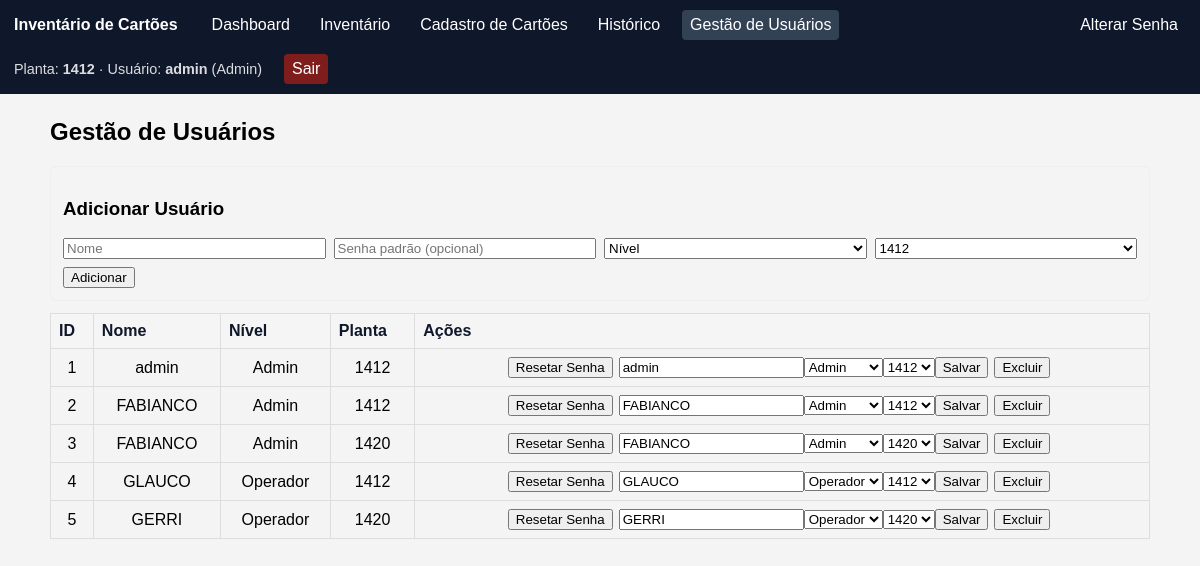
The app's page /gestao-usuarios (signed in) with its own data.
### tables this page shows
CREATE TABLE usuarios (
        id INTEGER PRIMARY KEY AUTOINCREMENT,
        nome TEXT,
        senha TEXT,
        nivel TEXT,
        planta TEXT
    , must_change INTEGER DEFAULT 0);

### Inventario.py (the view, shortened to what this page needs)
@app.route('/gestao-usuarios', methods=['GET', 'POST'])
@login_required
def gestao_usuarios():
    if current_user.nivel != 'Admin':
        flash('Acesso negado! Somente Admin pode gerenciar usuários.')
        return redirect(url_for('dashboard'))
    conn = get_db_connection()
    try:
        usuarios = conn.execute('SELECT * FROM usuarios').fetchall()
        return render_template('gestao_usuarios.html', usuarios=usuarios)
    finally:
        conn.close()

### Inventario.py (called while the page is built)
def get_db_connection():
    conn = sqlite3.connect(DB_NAME)
    conn.row_factory = sqlite3.Row
    return conn

@login_manager.user_loader
def load_user(user_id):
    conn = get_db_connection()
    row = conn.execute('SELECT id, nome, nivel, planta FROM usuarios WHERE id=?', (user_id,)).fetchone()
    conn.close()
    if row:
        return User(row['id'], row['nome'], row['nivel'], row['planta'])
    return None

### templates/gestao_usuarios.html (shortened to what this page needs)
<!DOCTYPE html><html lang='pt-BR'><head><link rel='stylesheet' href='/static/css/style.css'></head><body>{% include '_navbar.html' %}<div class='container'><h2>Gestão de Usuários</h2><div class='card'><h3>Adicionar Usuário</h3><form method='POST' class='grid'><input type='text' name='nome' placeholder='Nome' required><input type='text' name='senha' placeholder='Senha padrão (opcional)'><select name='nivel' required><option value=''>Nível</option></select><select name='planta' required><option value='1412' {% if session.get('planta')=='1412' %}selected{% endif %}>1412</option></select><div><button type='submit' name='adicionar' value='1'>Adicionar</button></div></form></div><table><thead><tr><th>ID</th><th>Nome</th><th>Nível</th><th>Planta</th><th>Ações</th></tr></thead><tbody>{% for u in usuarios %}<tr><td>{{ u['id'] }}</td><td>{{ u['nome'] }}</td><td>{{ u['nivel'] }}</td><td>{{ u['planta'] }}</td><td><form method='POST' class='inline'><button type='submit' name='resetar' value='{{ u['id'] }}'>Resetar Senha</button></form><form method='POST' class='inline'><input type='text' name='novo_nome' placeholder='Novo nome' value='{{ u['nome'] }}' required><select name='novo_nivel' required><option value='Admin' {% if u['nivel']=='Admin' %}selected{% endif %}>Admin</option><option value='Operador' {% if u['nivel']=='Operador' %}selected{% endif %}>Operador</option></select><select name='nova_planta' required><option value='1412' {% if u['planta']=='1412' %}selected{% endif %}>1412</option><option value='1420' {% if u['planta']=='1420' %}selected{% endif %}>1420</option></select><button type='submit' name='editar' value='{{ u['id'] }}'>Salvar</button></form><form method='POST' class='inline' onsubmit='return confirm("Excluir este usuário?");'><button type='submit' name='excluir' value='{{ u['id'] }}'>Excluir</button></form></td></tr>{% endfor %}</tbody></table></div></body></html>

### templates/_navbar.html (shortened to what this page needs)
<nav style="background:#0f172a;color:#fff;padding:10px 14px;display:flex;gap:14px;align-items:center;flex-wrap:wrap;">
  <div style="font-weight:600;margin-right:12px;">Inventário de Cartões</div>
  <a href="{{ url_for('dashboard') }}" style="color:#fff;text-decoration:none;padding:6px 8px;{{ 'background:#334155;border-radius:4px;' if request.path=='/' else '' }}">Dashboard</a>
  <a href="{{ url_for('inventario') }}" style="color:#fff;text-decoration:none;padding:6px 8px;{{ 'background:#334155;border-radius:4px;' if request.path.startswith('/inventario') else '' }}">Inventário</a>
  <a href="{{ url_for('cadastro_cartoes') }}" style="color:#fff;text-decoration:none;padding:6px 8px;{{ 'background:#334155;border-radius:4px;' if request.path.startswith('/cadastro-cartoes') else '' }}">Cadastro de Cartões</a>
  <a href="{{ url_for('historico') }}" style="color:#fff;text-decoration:none;padding:6px 8px;{{ 'background:#334155;border-radius:4px;' if request.path.startswith('/historico') else '' }}">Histórico</a>
  {% if current_user.nivel == 'Admin' %}
  <a href="{{ url_for('gestao_usuarios') }}" style="color:#fff;text-decoration:none;padding:6px 8px;{{ 'background:#334155;border-radius:4px;' if request.path.startswith('/gestao-usuarios') else '' }}">Gestão de Usuários</a>
  {% endif %}
  <a href="{{ url_for('alterar_senha') }}" style="color:#fff;text-decoration:none;padding:6px 8px;">Alterar Senha</a>
  <span style="opacity:.85;font-size:.9rem;margin-right:8px;">Planta: <strong>{{ session.get('planta') }}</strong> · Usuário: <strong>{{ current_user.nome }}</strong> ({{ current_user.nivel }})</span>
  <a href="{{ url_for('logout') }}" style="color:#fff;text-decoration:none;padding:6px 8px;background:#7f1d1d;border-radius:4px;">Sair</a>
</nav>

### static/css/style.css (style rules this page uses)
body { font-family: Arial; margin: 0; padding: 0; background: #f4f4f4; }
.container { padding: 20px; }
table { width: 100%; border-collapse: collapse; margin-top: 20px; }
th, td { border: 1px solid #ccc; padding: 8px; text-align: center; }
th { background: #f5f5f5; color: #0f172a; font-weight: bold; text-align: center; }

### templates/gestao_usuarios.html (style rules this page uses)
.container { max-width:1100px;margin:24px auto;padding:0 16px }
table { width:100%;border-collapse:collapse;margin-top:12px }
th,td { border:1px solid #ddd;padding:8px }
th { background:#f5f5f5;text-align:left }
form.inline { display:inline;margin-right:6px }
.grid { display:grid;grid-template-columns:repeat(4,1fr);gap:8px }
.card { border:1px solid #eee;padding:12px;border-radius:6px;margin-top:8px }

### records on screen
usuarios: nome "admin", nivel "Admin", id "1", planta "1412", novo_nome "admin", novo_nivel "Admin", nova_planta "1412"
usuarios: id "2", nome "FABIANCO", nivel "Admin", planta "1412", novo_nome "FABIANCO", novo_nivel "Admin", nova_planta "1412"
usuarios: id "3", nome "FABIANCO", nivel "Admin", planta "1420", novo_nome "FABIANCO", novo_nivel "Admin", nova_planta "1420"
usuarios: id "4", nome "GLAUCO", nivel "Operador", planta "1412", novo_nome "GLAUCO", novo_nivel "Operador", nova_planta "1412"
usuarios: id "5", nome "GERRI", nivel "Operador", planta "1420", novo_nome "GERRI", novo_nivel "Operador", nova_planta "1420"

### other values on screen
{{ session.get('planta') }} "1412"
